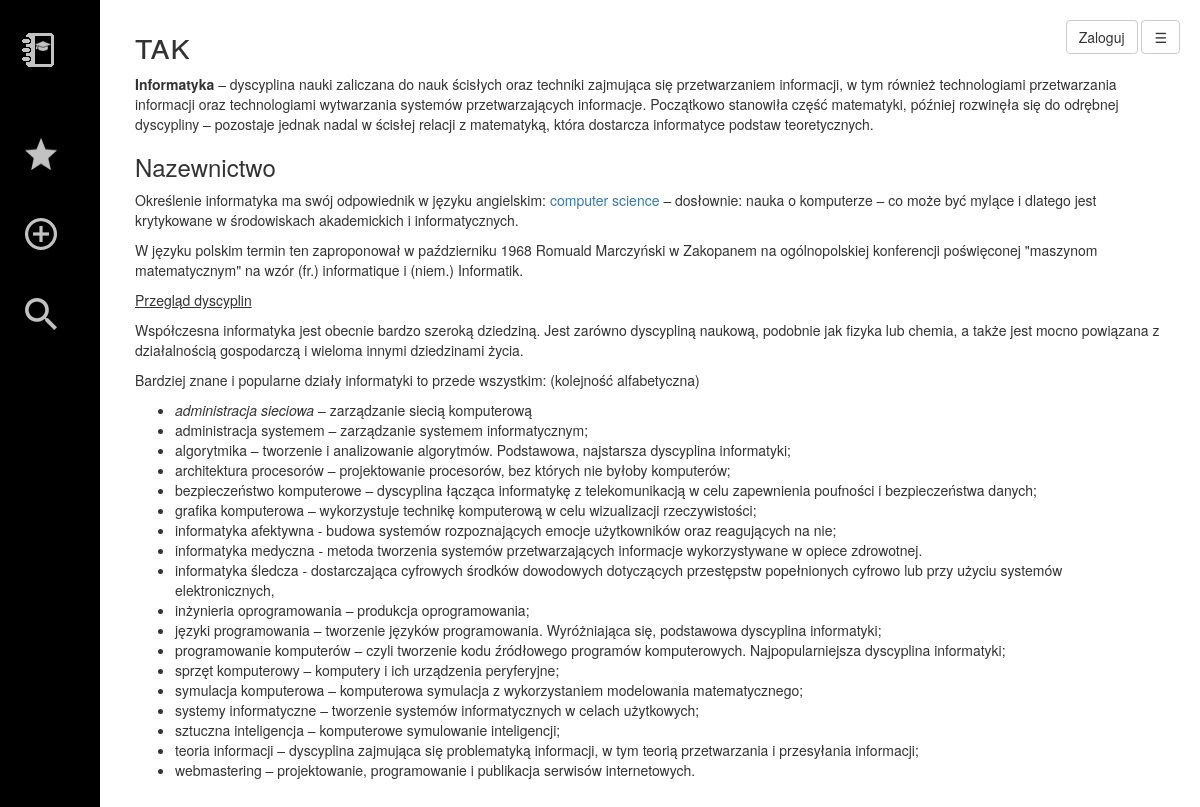
/notatka.php?id=3, run on the app's committed database.
### tables this page shows
CREATE TABLE `notatki` (
  `id` int(10) NOT NULL,
  `autor` varchar(255) NOT NULL,
  `tytul` varchar(15) NOT NULL,
  `tresc` mediumtext NOT NULL,
  `data` varchar(20) NOT NULL,
  `dostep` varchar(255) DEFAULT NULL,
  `publiczny` varchar(3) DEFAULT NULL,
  `kategoria` varchar(255) NOT NULL
);

### notatka.php (the view, shortened to what this page needs)
<!DOCTYPE html>
<html lang="pl">
<head>
</head>
<body>
    <div id="wrapper">
		<?php include('sidebar.php'); ?>
        <div id="page-content-wrapper">
            <div class="container-fluid">
                <div class="row">
				<div style="float: right;">
				<?php if ($_SESSION['zalogowany']==false){echo '<a href="index.php" class="btn btn-default" id="menu-zaloguj">Zaloguj</a>';}?>
 				<a href="#menu-toggle" class="btn btn-default" id="menu-toggle">☰</a></div>
                    <div class="col" style="margin-top: -16px; margin-right: 15px; margin-left: 15px; z-index: -1">
					<?php
if ($_SESSION['zalogowany']==false) {$sesja = niezalogowanyuzytkownik;};
$wynik = mysql_query("SELECT * FROM notatki WHERE id='".$_GET['id']."'")
or die('Błąd zapytania');
$autoryzacja = mysql_query("SELECT * FROM notatki WHERE id='".$_GET['id']."' AND (autor='$sesja' OR dostep LIKE ', %".$sesja."%,' OR publiczny='tak')")
or die('Błąd zapytania');
if(mysql_num_rows($autoryzacja) > 0) {
if(mysql_num_rows($wynik) > 0) {
    while($r = mysql_fetch_assoc($wynik)) {
        echo "<h1 style='font-variant: small-caps;'>".$r['tytul']."</h1>";
        echo "<p>".$r['tresc']."</p>";
    }
}
else {
	echo "<h1>:(</h1>";
	echo "Notatka nie istnieje lub została usunięta.";
}
}
else {
	echo "<h1>:(</h1>";
	echo "Nie masz dostępu do tej notatki.";
}
?>
                    </div>
                </div>
            </div>
        </div>
    </div>
</body>
</html>

### css/simple-sidebar.css (style rules this page uses)
body { overflow-x: hidden; }
#wrapper { padding-left: 0; -webkit-transition: all 0.5s ease; -moz-transition: all 0.5s ease; -o-transition: all 0.5s ease; transition: all 0.5s ease; }
#page-content-wrapper { width: 100%; position: absolute; padding: 15px; }
@media (min-width:768px) { #wrapper { padding-left: 100px; } }
@media (min-width:768px) { #page-content-wrapper { padding: 20px; position: relative; } }

### data on the page
notatki: tytul "tak", tresc "Informatyka – dyscyplina nauki zaliczana do nauk ścisłych oraz techniki zajmująca się przetwarzaniem informacji, w tym również technologiami przetwarzania informacji oraz technologiami wytwarzania systemów przetwarzających informacje. Początkowo stanowiła część matematyki, później rozwinęła się do odrębnej dyscypliny – pozostaje jednak nadal w ścisłej relacji z matematyką, która dostarcza informatyce podstaw teoretycznych. Nazewnictwo Określenie informatyka ma swój odpowiednik w języku angielskim: computer science – dosłownie: nauka o komputerze – co może być mylące i dlatego jest krytykowane w środowiskach akademickich i informatycznych. W języku polskim termin ten zaproponował w…"
